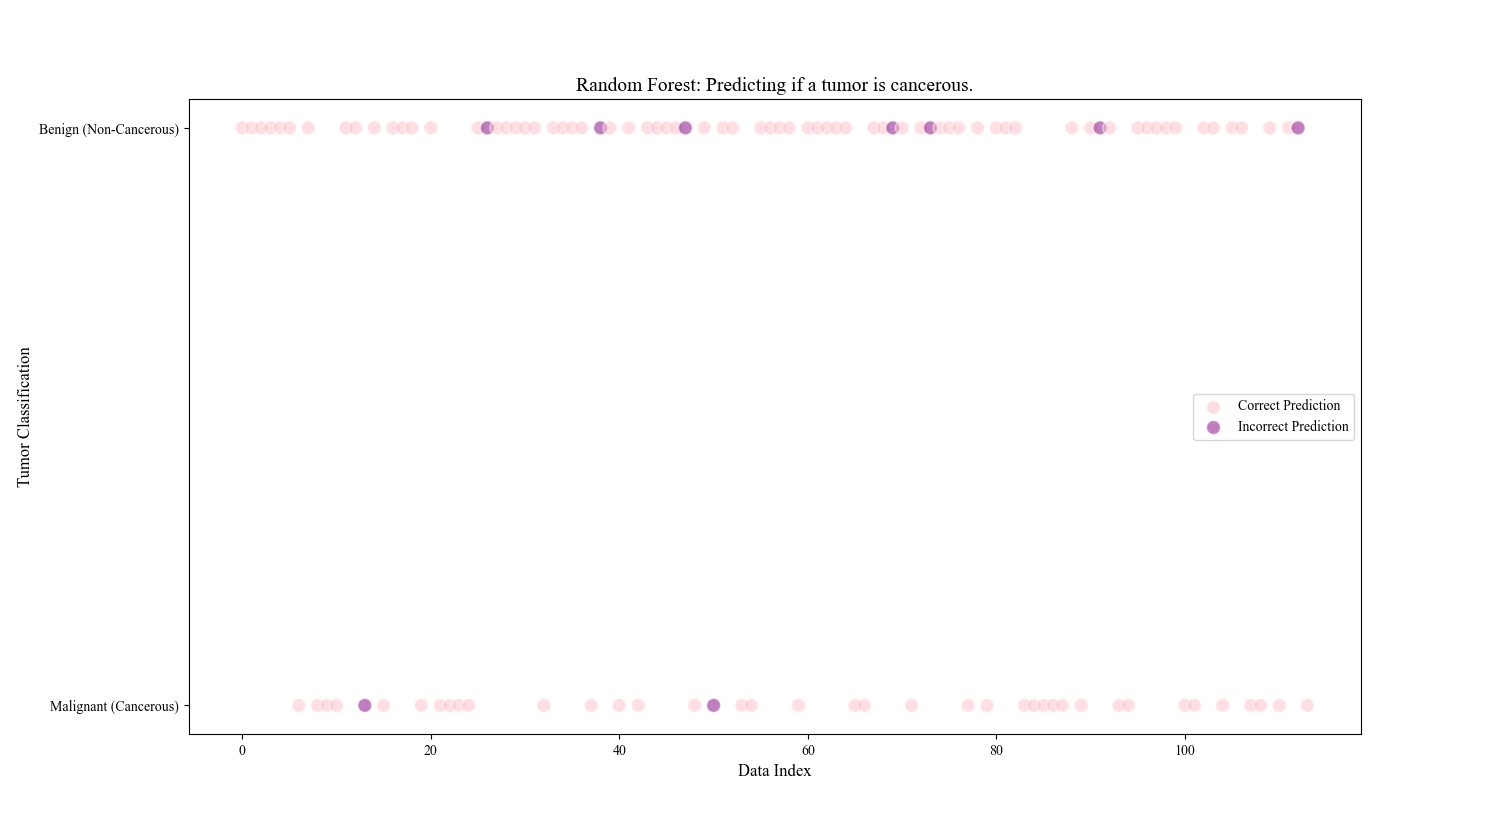

The script that drew this image:
from collections import Counter

import matplotlib.pyplot as plt
import numpy as np
from sklearn import datasets
from sklearn.model_selection import train_test_split

from MachineLearningFromScratch.DecisionTrees.decision_trees import DecisionTree


class RandomForest:
    """
    Random Forest:
    -> A collection of many decision trees, trained on different subsets of the same data.

    Training:
    -> Split the data into many random subsets, and create a decision tree for each.
    -> For each data point we now have a prediction from each tree:

    Testing:
    -> For classification we get the majority vote label.
    -> For regression we get the mean of all the predictions.
    """

    def __init__(self, n_trees=10, max_depth=10, min_samples_split=2, n_features=None):
        self.n_trees = n_trees
        self.max_depth = max_depth
        self.min_samples_split = min_samples_split
        self.n_features = n_features
        self.trees = []

    def fit(self, x, y):
        """Create a tree, given a random subset of training data, n times."""
        for _ in range(self.n_trees):
            tree = DecisionTree(self.min_samples_split, self.max_depth, self.n_features)
            x_sample, y_sample = self._bootstrap_samples(x, y)
            tree.fit(x_sample, y_sample)
            self.trees.append(tree)

    def predict(self, x):
        """"""
        predictions_by_each_tree = np.array([tree.predict(x) for tree in self.trees])
        predictions_for_each_datapoint = np.swapaxes(a=predictions_by_each_tree, axis1=0, axis2=1)
        prediction_for_each_datapoint = np.array([self._most_common_label(pr) for pr in predictions_for_each_datapoint])
        return prediction_for_each_datapoint

    def _bootstrap_samples(self, x, y):
        """"""
        n_samples = x.shape[0]
        indices = np.random.choice(n_samples, n_samples, replace=True)
        return x[indices], y[indices]

    def _most_common_label(self, y):
        """Find the most common prediction in group of predictions."""
        label_counter = Counter(y)
        value = label_counter.most_common(n=1)[0][0]
        return value


# ----------------------------------------------------------------------------------------------------------- Test Model
breast_cancer_data = datasets.load_breast_cancer()
x, y = breast_cancer_data["data"], breast_cancer_data["target"]
x_train, x_test, y_train, y_test = train_test_split(x, y, test_size=0.2, random_state=1234)

random_forest_model = RandomForest()
random_forest_model.fit(x_train, y_train)
random_forest_model_predictions = y_pred = random_forest_model.predict(x_test)
random_forest_model_accuracy = (np.sum(y_test == random_forest_model_predictions) / len(y_test)) * 100
print(f"RandomForest(n_trees=10, max_depth=10, min_samples_split=2) -> accuracy = {random_forest_model_accuracy:.2f}%")

# ----------------------------------------------------------------------------------------------------- Plot Predictions
plt.figure(figsize=(10, 6))
plt.rcParams["font.family"] = "serif"
plt.rcParams["font.serif"] = "Times New Roman"

# Plot the predictions with the color coding:
colors = ["pink" if prediction == truth else "purple" for prediction, truth in zip(y_pred, y_test)]
plt.scatter(range(len(y_test)), y_pred, alpha=0.5, c=colors, edgecolors="w", s=100)
plt.yticks([0, 1], ["Malignant (Cancerous)", "Benign (Non-Cancerous)"])

# Titles, labels and legend:
plt.title("Random Forest: Predicting if a tumor is cancerous.", fontsize=14)
plt.xlabel("Data Index", fontsize=12)
plt.ylabel("Tumor Classification", fontsize=12)
plt.scatter([], [], c="pink", alpha=0.5, s=100, edgecolors="w", label="Correct Prediction")
plt.scatter([], [], c="purple", alpha=0.5, s=100, edgecolors="w", label="Incorrect Prediction")
plt.legend(fontsize=10)
plt.show()
